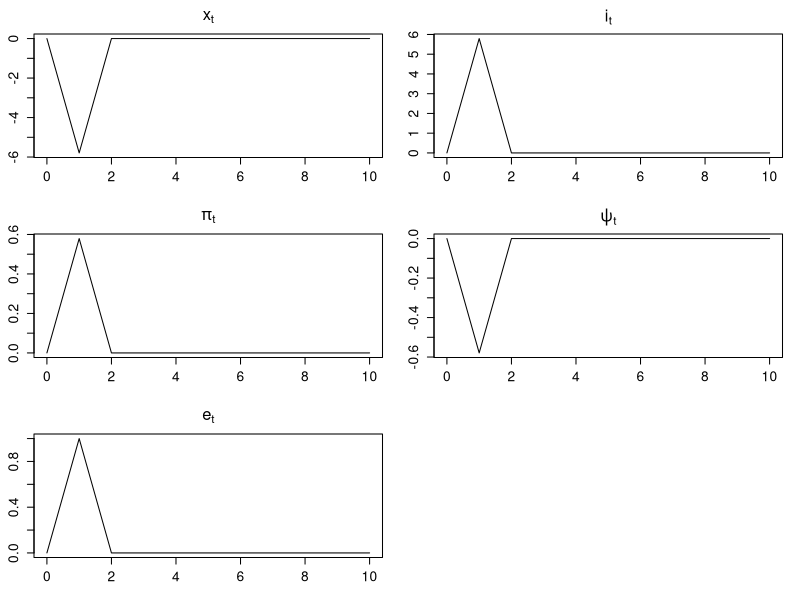
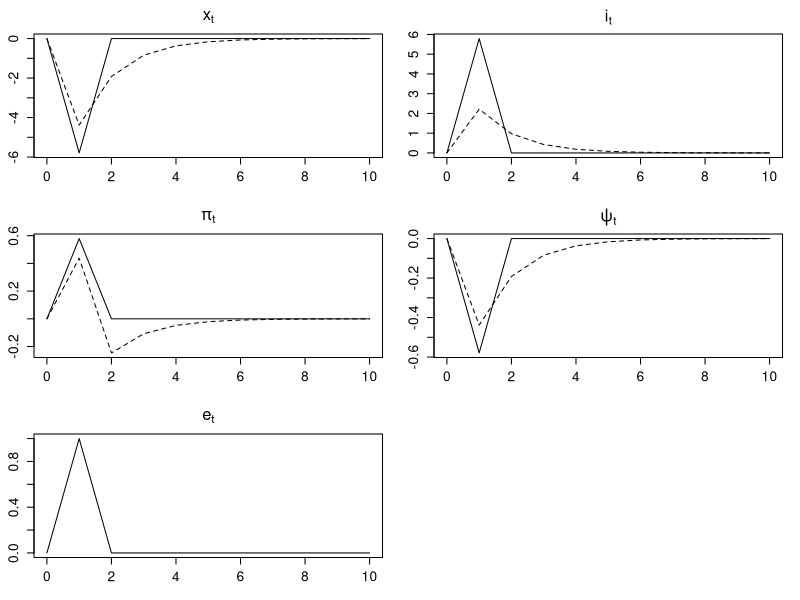

Write the R code that produced these figures, in order.
#=======================================
# Chapter 7, Optimal MP (discretion)
#   modified on 2019/10/19
#=======================================

"%+%" <- function(x, y) paste(x, y, sep = "")
# figpath <- "../../figs/"
figpath <- "./"

library(nleqslv)

#----------------------------------------

beta <- 0.99
gamma <- 5
eta <- 10
varrho <- 0.9
phi_pi <- 1.5
phi_y <- 0.5

kappa <- (1-varrho)*(1-varrho*beta)*(gamma+1)/varrho
lambda <- (1-varrho)*(1-varrho*beta)/eta/varrho*(1+gamma)

para <- list(beta = beta, kappa = kappa, lambda = lambda)

#----------------------------------------

objfun0 <- function(X, maxT, X0, p = para) {
  
  nvar <- 3
  XX  <- matrix(X, maxT, nvar)
  x   <- c(XX[, 1], 0)
  ppi <- c(XX[, 2], 0)
  ii <- c(XX[, 3], 0)
  
  e  <- c(X0$e, rep(0, maxT))
  
  ret <- matrix(NA, maxT, nvar)
  for(t in 1:maxT) {
    ret[t, 1] <- -ppi[t] + p$beta*ppi[t+1]+kappa*x[t]+e[t]
    ret[t, 2] <- -x[t] + x[t+1]-(ii[t]-ppi[t+1])
    ret[t, 3] <- p$lambda*x[t]+p$kappa*ppi[t]
  }
  return(c(ret))
}

rsltfun <- function(rslt, maxT, X0, p = para) {
  
  nvar <- 3
  XX  <- matrix(rslt, maxT, nvar)
  x   <- c(XX[, 1], 0)
  ppi <- c(XX[, 2], 0)
  ii <- c(XX[, 3], 0)
  
  e  <- c(X0$e, rep(0, maxT))
  r <- ii-c(ppi[-1],0)

  dev <- list(x = x,  ppi = ppi, ii = ii, e = e, r = r)
  
  cumbeta <- c(1, cumprod(rep(p$beta, maxT)))
  W <- -0.5*sum(cumbeta*ppi^2+p$lambda*cumbeta*x^2)


  return(list(dev = dev, W = W))
}

#----------------------------------------

maxT  <- 150
Xinit <- c(rep(0, maxT), rep(0, maxT), rep(0, maxT))

e0 <- 1
X0 <- list(e = e0)

objfun1 <- function(X) objfun0(X, maxT, X0)
rslt1 <- nleqslv(Xinit, objfun1, control=list(maxit=10^4))
print(rslt1)

X1 <- rsltfun(rslt1$x, maxT, X0)
X1[[1]]
X1[[2]]/10^4

par(ps = 15)
par(mfrow = c(3, 2))
par(mai = c(0.85, 0.68, 0.68, 0.35)*0.5)

maxT2 <- 10
plot(cbind(0:maxT2, c(0, X1[[1]]$x[1:maxT2])), main = expression(x[t]),
  xlab = "", ylab = "", typ = "l")
plot(cbind(0:maxT2, c(0, X1[[1]]$ii[1:maxT2])), main = expression(i[t]),
  xlab = "", ylab = "", typ = "l")
plot(cbind(0:maxT2, c(0, X1[[1]]$ppi[1:maxT2])), main = expression(pi[t]),
  xlab = "", ylab = "", typ = "l")
plot(cbind(0:maxT2, c(0, -X1[[1]]$ppi[1:maxT2])), main = expression(psi[t]),
  xlab = "", ylab = "", typ = "l")
plot(cbind(0:maxT2, c(0, X1[[1]]$e[1:maxT2])), main = expression(e[t]),
  xlab = "", ylab = "", typ = "l")

write.csv(X1[[1]], "nkm_discretion.csv", row.names = F)

Y1 <- read.csv("nkm_commit.csv")

par(ps = 15)
par(mfrow = c(3, 2))
par(mai = c(0.85, 0.68, 0.68, 0.35)*0.5)

maxT2 <- 10
plot(cbind(0:maxT2, c(0, X1[[1]]$x[1:maxT2])), main = expression(x[t]),
  xlab = "", ylab = "", typ = "l")
lines(cbind(0:maxT2, c(0, Y1$x[1:maxT2])), lty = 2)
plot(cbind(0:maxT2, c(0, X1[[1]]$ii[1:maxT2])), main = expression(i[t]),
  xlab = "", ylab = "", typ = "l")
lines(cbind(0:maxT2, c(0, Y1$ii[1:maxT2])), lty = 2)
plot(cbind(0:maxT2, c(0, X1[[1]]$ppi[1:maxT2])), main = expression(pi[t]),
  xlab = "", ylab = "", typ = "l", ylim = range(X1[[1]]$ppi[1:maxT2],Y1$ppi[1:maxT2]))
lines(cbind(0:maxT2, c(0, Y1$ppi[1:maxT2])), lty = 2)
plot(cbind(0:maxT2, c(0, -X1[[1]]$ppi[1:maxT2])), main = expression(psi[t]),
  xlab = "", ylab = "", typ = "l", ylim = range(-X1[[1]]$ppi[1:maxT2],Y1$psi[1:maxT2]))
lines(cbind(0:maxT2, c(0, Y1$psi[1:maxT2])), lty = 2)
plot(cbind(0:maxT2, c(0, X1[[1]]$e[1:maxT2])), main = expression(e[t]),
  xlab = "", ylab = "", typ = "l")

dev.copy2eps(file= figpath %+% "nkm_discretion.eps")
